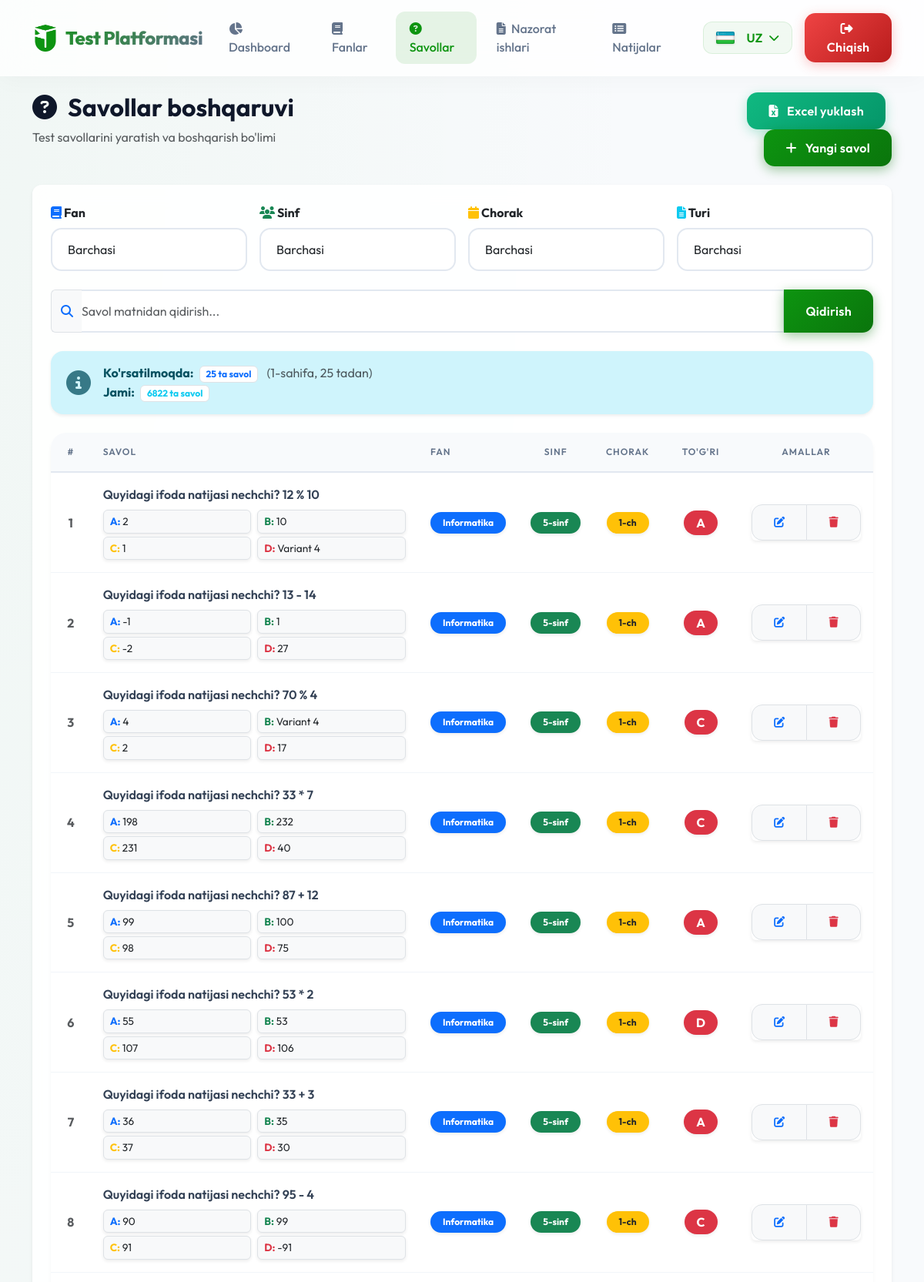
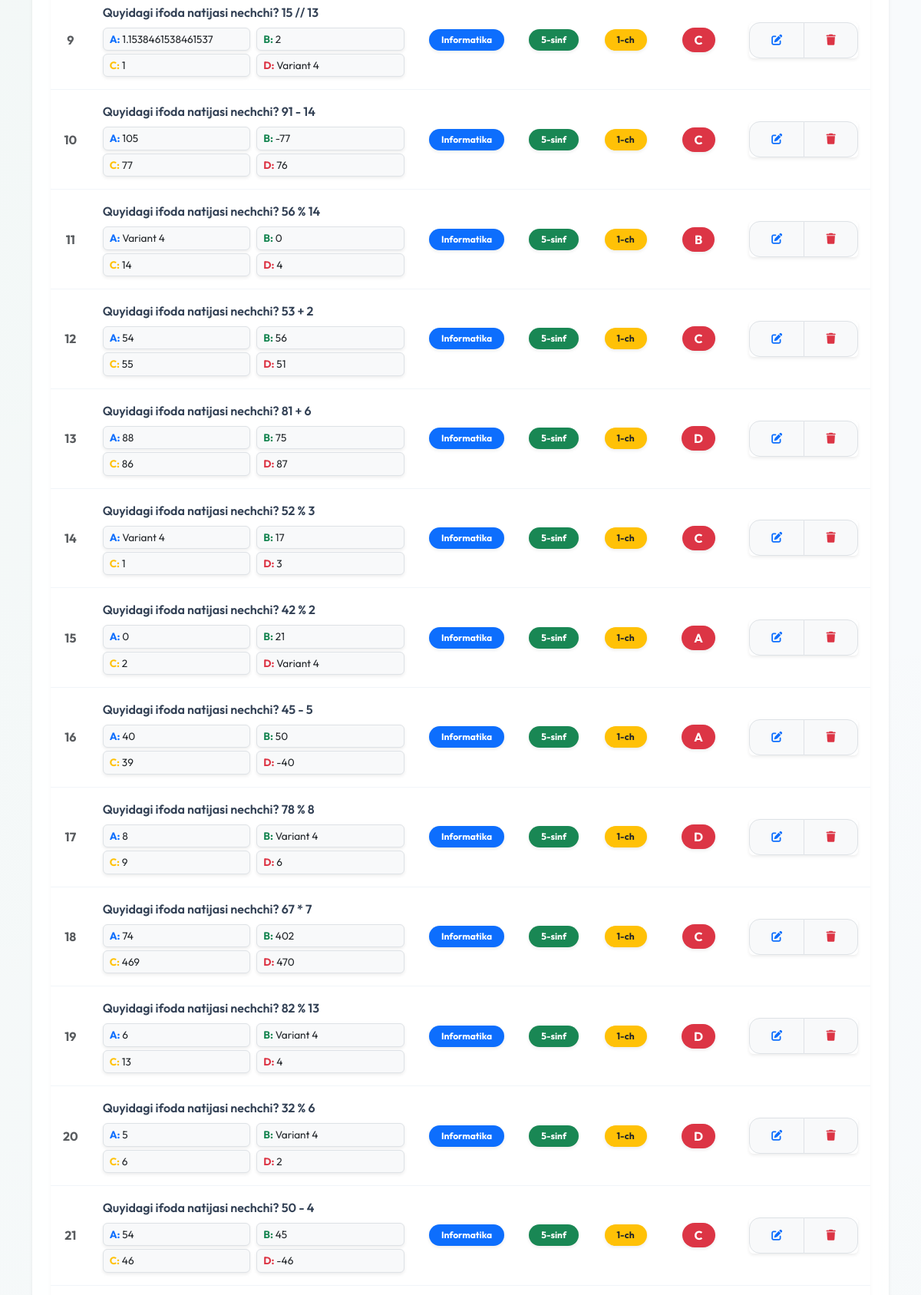
The page /admin/questions (signed in, upper part) on the database its author committed (2 pictures, top to bottom).
### models.py (models this page shows)
class Question(db.Model):
    id = db.Column(db.Integer, primary_key=True)
    subject_id = db.Column(db.Integer, db.ForeignKey('subject.id'), nullable=False)
    grade = db.Column(db.Integer, nullable=False)
    quarter = db.Column(db.Integer, nullable=False)
    difficulty = db.Column(db.Integer, default=2)
    lesson = db.Column(db.Integer, nullable=True)
    question_text = db.Column(db.Text, nullable=False)
    question_text_ru = db.Column(db.Text)
    question_text_en = db.Column(db.Text)
    option_a = db.Column(db.String(200), nullable=False)
    option_a_ru = db.Column(db.String(200))
    option_a_en = db.Column(db.String(200))
    option_b = db.Column(db.String(200), nullable=False)
    option_b_ru = db.Column(db.String(200))
    option_b_en = db.Column(db.String(200))
    option_c = db.Column(db.String(200), nullable=False)
    option_c_ru = db.Column(db.String(200))
    option_c_en = db.Column(db.String(200))
    option_d = db.Column(db.String(200), nullable=False)
    option_d_ru = db.Column(db.String(200))
    option_d_en = db.Column(db.String(200))
    correct_answer = db.Column(db.String(1), nullable=False)  # A, B, C, or D
    subject = db.relationship('Subject', backref='questions')

class Subject(db.Model):
    id = db.Column(db.Integer, primary_key=True)
    name = db.Column(db.String(50), nullable=False)
    name_ru = db.Column(db.String(50))
    name_en = db.Column(db.String(50))
    grades = db.Column(db.String(20), nullable=False)  # "5,6" yoki "7,8,9"
    is_protected = db.Column(db.Boolean, default=False) # Anti-cheat protection
    question_count = db.Column(db.Integer, default=20)
    time_limit = db.Column(db.Integer, default=30)
    show_results = db.Column(db.Boolean, default=True)
    is_visible = db.Column(db.Boolean, default=True)

### routes/admin.py (the view)
@admin_bp.route('/questions')
def questions():
    subject_id = request.args.get('subject_id', type=int)
    grade = request.args.get('grade', type=int)
    quarter = request.args.get('quarter', type=int)
    page = request.args.get('page', 1, type=int)
    per_page = 25
    query = Question.query
    if subject_id:
        query = query.filter_by(subject_id=subject_id)
    if grade:
        query = query.filter_by(grade=grade)
    if quarter:
        query = query.filter_by(quarter=quarter)
    is_control_work = request.args.get('is_control_work')
    if is_control_work == '1':
        query = query.filter(Question.control_works.any())
    elif is_control_work == '0':
        query = query.filter(~Question.control_works.any())
    search = request.args.get('search')
    if search:
        search_term = f"%{search}%"
        query = query.filter(Question.question_text.ilike(search_term))
    pagination = query.paginate(page=page, per_page=per_page, error_out=False)
    questions = pagination.items
    stats_raw = db.session.query(
        Question.subject_id,
        Question.grade,
        Question.quarter,
        func.count(Question.id)
    ).group_by(Question.subject_id, Question.grade, Question.quarter).all()
    stats_dict = {}
    for sid, grade, quarter, count in stats_raw:
        if sid not in stats_dict: stats_dict[sid] = {}
        if grade not in stats_dict[sid]: stats_dict[sid][grade] = {}
        stats_dict[sid][grade][quarter] = count
    subjects = Subject.query.all()
    return render_template('admin_questions.html',
                         questions=questions,
                         stats_dict=stats_dict,
                         pagination=pagination,
                         subjects=subjects)

### routes/admin.py (called while the page is built)
@admin_bp.before_request
def require_login():
    allowed_routes = ['admin.login', 'admin.result_delete']
    if request.endpoint != 'admin.login' and 'admin_id' not in session:
        return redirect(url_for('admin.login'))

### templates/admin_questions.html (shortened to what this page needs)
{% extends "base.html" %}
{% block content %}
<div class="container">
    <div class="row mb-4 animate-fade-in-up">
        <div class="col-md-8">
            <h2 class="fw-bold text-gradient"><i class="fas fa-question-circle me-2"></i> {{ _('Savollar boshqaruvi') }}
            </h2>
            <p class="text-muted">{{ _('Test savollarini yaratish va boshqarish bo\'limi') }}</p>
        </div>
        <div class="col-md-4 text-md-end">
            <button type="button" class="btn btn-success me-2" data-bs-toggle="modal" data-bs-target="#importModal">
                <i class="fas fa-file-excel me-2"></i> {{ _('Excel yuklash') }}
            </button>
            <a href="{{ url_for('admin.question_add') }}" class="btn btn-primary">
                <i class="fas fa-plus me-2"></i> {{ _('Yangi savol') }}
            </a>
        </div>
    </div>
    <div class="card shadow-sm border-0 animate-fade-in-up" style="border-radius: 12px; animation-delay: 0.1s;">
        <div class="card-body p-4">
            <form method="GET" class="mb-4">
                <div class="row g-3">
                    <div class="col-md-3">
                        <label class="form-label fw-bold">
                            <i class="fas fa-book text-primary"></i> {{ _('Fan') }}
                        </label>
                        <select name="subject_id" class="form-select" onchange="this.form.submit()">
                            <option value="">{{ _('Barchasi') }}</option>
                        </select>
                    </div>
                    <div class="col-md-3">
                        <label class="form-label fw-bold">
                            <i class="fas fa-users text-success"></i> {{ _('Sinf') }}
                        </label>
                        <select name="grade" class="form-select" onchange="this.form.submit()">
                            <option value="">{{ _('Barchasi') }}</option>
                        </select>
                    </div>
                    <div class="col-md-3">
                        <label class="form-label fw-bold">
                            <i class="fas fa-calendar text-warning"></i> {{ _('Chorak') }}
                        </label>
                        <select name="quarter" class="form-select" onchange="this.form.submit()">
                            <option value="">{{ _('Barchasi') }}</option>
                        </select>
                    </div>
                    <div class="col-md-3">
                        <label class="form-label fw-bold">
                            <i class="fas fa-file-alt text-info"></i> {{ _('Turi') }}
                        </label>
                        <select name="is_control_work" class="form-select" onchange="this.form.submit()">
                            <option value="">{{ _('Barchasi') }}</option>
                        </select>
                    </div>
                </div>
                <div class="row g-3 mt-2">
                    <div class="col-12">
                        <div class="input-group">
                            <span class="input-group-text bg-light text-primary border-end-0">
                                <i class="fas fa-search"></i>
                            </span>
                            <input type="text" name="search" class="form-control border-start-0 ps-0"
                                placeholder="{{ _('Savol matnidan qidirish...') }}"
                                value="{{ request.args.get('search', '') }}">
                            <button class="btn btn-primary" type="submit">
                                {{ _('Qidirish') }}
                            </button>
                        </div>
                    </div>
                </div>
            </form>
            <div class="alert alert-info mb-4 border-0 shadow-sm d-flex align-items-center">
                <i class="fas fa-info-circle fa-2x me-3 opacity-75"></i>
                <div>
                    <strong>{{ _('Ko\'rsatilmoqda') }}:</strong> <span
                        class="badge bg-white text-primary border ms-1">{{ questions|length }} ta savol</span>
                    <span class="text-muted ms-2">({{ pagination.page }}-{{ _('sahifa') }}, {{ pagination.per_page }} {{
                        _('tadan') }})</span>
                    <br>
                    <strong>{{ _('Jami') }}:</strong> <span class="badge bg-white text-info border ms-1">{{
                        pagination.total }} ta savol</span>
                </div>
            </div>
            {% if questions %}
            <div class="table-responsive">
                <table class="table table-hover align-middle mb-0">
                    <thead class="table-light">
                        <tr>
                            <th style="width: 50px;" class="text-center">#</th>
                            <th>{{ _('Savol') }}</th>
                            <th style="width: 120px;">{{ _('Fan') }}</th>
                            <th style="width: 80px;" class="text-center">{{ _('Sinf') }}</th>
                            <th style="width: 90px;" class="text-center">{{ _('Chorak') }}</th>
                            <th style="width: 100px;" class="text-center">{{ _('To\'g\'ri') }}</th>
                            <th style="width: 120px;" class="text-center">{{ _('Amallar') }}</th>
                        </tr>
                    </thead>
                    <tbody class="border-top-0">
                        {% for question in questions %}
                        <tr>
                            <td class="text-center text-muted fw-bold">{{ loop.index + (pagination.page - 1) *
                                pagination.per_page }}</td>
                            <td>
                                <div class="text-wrap fw-semibold mb-2" style="max-width: 500px;"
                                    title="{{ question.question_text }}">
                                    {{ question.question_text }}
                                </div>
                                <div class="row gx-2 gy-1" style="font-size: 0.85rem;">
                                    <div class="col-6">
                                        <div class="border rounded bg-light px-2 py-1 text-dark shadow-sm text-truncate"
                                            title="{{ question.option_a }}"><strong class="text-primary">A:</strong> {{
                                            question.option_a }}</div>
                                    </div>
                                    <div class="col-6">
                                        <div class="border rounded bg-light px-2 py-1 text-dark shadow-sm text-truncate"
                                            title="{{ question.option_b }}"><strong class="text-success">B:</strong> {{
                                            question.option_b }}</div>
                                    </div>
                                    <div class="col-6">
                                        <div class="border rounded bg-light px-2 py-1 text-dark shadow-sm text-truncate"
                                            title="{{ question.option_c }}"><strong class="text-warning">C:</strong> {{
                                            question.option_c }}</div>
                                    </div>
                                    <div class="col-6">
                                        <div class="border rounded bg-light px-2 py-1 text-dark shadow-sm text-truncate"
                                            title="{{ question.option_d }}"><strong class="text-danger">D:</strong> {{
                                            question.option_d }}</div>
                                    </div>
                                </div>
                            </td>
                            <td>
                                <span class="badge bg-primary rounded-pill px-3 py-2 shadow-sm">{{ question.subject.name
                                    }}</span>
                            </td>
                            <td class="text-center">
                                <span class="badge bg-success rounded-pill px-3 py-2 shadow-sm">{{ question.grade
                                    }}-sinf</span>
                            </td>
                            <td class="text-center">
                                <span class="badge bg-warning text-dark rounded-pill px-3 py-2 shadow-sm">{{
                                    question.quarter }}-ch</span>
                            </td>
                            <td class="text-center">
                                <span class="badge bg-danger rounded-pill px-3 py-2 shadow-sm fs-6">{{
                                    question.correct_answer }}</span>
                            </td>
                            <td class="text-center">
                                <div class="btn-group btn-group-sm shadow-sm" role="group">
                                    <a href="{{ url_for('admin.question_edit', id=question.id) }}"
                                        class="btn btn-light border" data-bs-toggle="tooltip"
                                        title="{{ _('Tahrirlash') }}">
                                        <i class="fas fa-edit text-primary"></i>
                                    </a>
                                    <button type="button" class="btn btn-light border text-danger"
                                        onclick="deleteQuestion({{ question.id }}, this)" data-bs-toggle="tooltip"
                                        title="{{ _('O\'chirish') }}">
                                        <i class="fas fa-trash"></i>
                                    </button>
                                </div>
                            </td>
                        </tr>
                        {% endfor %}
                    </tbody>
                </table>
            </div>
            {% endif %}
        </div>
    </div>
</div>
{% endblock %}

### templates/base.html (style rules this page uses)
:root { --primary: #0d9410; --primary-dark: #0a750c; --secondary: #64748b; --success: #10b981; --danger: #ef4444; --warning: #f59e0b; --dark: #0f172a; --light: #f8fafc; --glass: rgba(255, 255, 255, 0.9); --glass-border: rgba(255, 255, 255, 0.2); --shadow: 0 10px 40px -10px rgba(0, 0, 0, 0.1); }
body { font-family: 'Outfit', sans-serif; background: #f8fafc; background-image: radial-gradient(at 0% 0%, rgba(13, 148, 16, 0.03) 0px, transparent 50%), radial-gradient(at 100% 100%, rgba(13, 148, 16, 0.03) 0px, transparent 50%); background-attachment: fixed; min-height: 100vh; color: var(--dark); }
.card { background: var(--glass); backdrop-filter: blur(12px); -webkit-backdrop-filter: blur(12px); border: 1px solid rgba(255, 255, 255, 0.5); border-radius: 24px; box-shadow: var(--shadow); transition: transform 0.3s cubic-bezier(0.4, 0, 0.2, 1), box-shadow 0.3s ease; overflow: hidden; }
.btn { border-radius: 14px; padding: 12px 28px; font-weight: 600; letter-spacing: 0.3px; transition: all 0.3s cubic-bezier(0.4, 0, 0.2, 1); border: none; position: relative; overflow: hidden; }
.btn-primary { background: linear-gradient(135deg, var(--primary), var(--primary-dark)); box-shadow: 0 4px 15px rgba(10, 117, 12, 0.4); }
.btn-success { background: linear-gradient(135deg, var(--success), #059669); box-shadow: 0 4px 15px rgba(16, 185, 129, 0.3); }
.form-control, .form-select { border-radius: 14px; border: 2px solid #e2e8f0; padding: 14px 20px; font-size: 1rem; transition: all 0.3s ease; background: rgba(255, 255, 255, 0.8); }
.alert { border: none; border-radius: 16px; padding: 16px 20px; box-shadow: 0 10px 15px -3px rgba(0, 0, 0, 0.05); animation: slideInDown 0.5s cubic-bezier(0.4, 0, 0.2, 1); }
.table-responsive { border-radius: 20px; box-shadow: 0 4px 6px -1px rgba(0, 0, 0, 0.05); }
.table { background: white; margin-bottom: 0; }
.table thead th { background: #f8fafc; color: #64748b; font-weight: 600; text-transform: uppercase; font-size: 0.75rem; letter-spacing: 1px; padding: 16px; border-bottom: 2px solid #e2e8f0; }
.table tbody td { padding: 16px; vertical-align: middle; border-bottom: 1px solid #f1f5f9; color: #334155; }

### rows shown on the page
Question: question_text "Quyidagi ifoda natijasi nechchi? 12 % 10", option_a "2", option_b "10", option_c "1", option_d "Variant 4", subject.name "Informatika", grade "5", quarter "1", correct_answer "A"
Question: question_text "Quyidagi ifoda natijasi nechchi? 13 - 14", option_a "-1", option_b "1", option_c "-2", option_d "27", subject.name "Informatika", grade "5", quarter "1", correct_answer "A"
Question: question_text "Quyidagi ifoda natijasi nechchi? 70 % 4", option_a "4", option_b "Variant 4", option_c "2", option_d "17", subject.name "Informatika", grade "5", quarter "1", correct_answer "C"
Question: question_text "Quyidagi ifoda natijasi nechchi? 33 * 7", option_a "198", option_b "232", option_c "231", option_d "40", subject.name "Informatika", grade "5", quarter "1", correct_answer "C"
Question: question_text "Quyidagi ifoda natijasi nechchi? 87 + 12", option_a "99", option_b "100", option_c "98", option_d "75", subject.name "Informatika", grade "5", quarter "1", correct_answer "A"
Question: question_text "Quyidagi ifoda natijasi nechchi? 53 * 2", option_a "55", option_b "53", option_c "107", option_d "106", subject.name "Informatika", grade "5", quarter "1", correct_answer "D"
Question: question_text "Quyidagi ifoda natijasi nechchi? 33 + 3", option_a "36", option_b "35", option_c "37", option_d "30", subject.name "Informatika", grade "5", quarter "1", correct_answer "A"
Question: question_text "Quyidagi ifoda natijasi nechchi? 95 - 4", option_a "90", option_b "99", option_c "91", option_d "-91", subject.name "Informatika", grade "5", quarter "1", correct_answer "C"
Question: question_text "Quyidagi ifoda natijasi nechchi? 15 // 13", option_a "1.1538461538461537", option_b "2", option_c "1", option_d "Variant 4", subject.name "Informatika", grade "5", quarter "1", correct_answer "C"
Question: question_text "Quyidagi ifoda natijasi nechchi? 91 - 14", option_a "105", option_b "-77", option_c "77", option_d "76", subject.name "Informatika", grade "5", quarter "1", correct_answer "C"
Question: question_text "Quyidagi ifoda natijasi nechchi? 56 % 14", option_a "Variant 4", option_b "0", option_c "14", option_d "4", subject.name "Informatika", grade "5", quarter "1", correct_answer "B"
Question: question_text "Quyidagi ifoda natijasi nechchi? 53 + 2", option_a "54", option_b "56", option_c "55", option_d "51", subject.name "Informatika", grade "5", quarter "1", correct_answer "C"
Question: question_text "Quyidagi ifoda natijasi nechchi? 81 + 6", option_a "88", option_b "75", option_c "86", option_d "87", subject.name "Informatika", grade "5", quarter "1", correct_answer "D"
Question: question_text "Quyidagi ifoda natijasi nechchi? 52 % 3", option_a "Variant 4", option_b "17", option_c "1", option_d "3", subject.name "Informatika", grade "5", quarter "1", correct_answer "C"
Question: question_text "Quyidagi ifoda natijasi nechchi? 42 % 2", option_a "0", option_b "21", option_c "2", option_d "Variant 4", subject.name "Informatika", grade "5", quarter "1", correct_answer "A"
Question: question_text "Quyidagi ifoda natijasi nechchi? 45 - 5", option_a "40", option_b "50", option_c "39", option_d "-40", subject.name "Informatika", grade "5", quarter "1", correct_answer "A"
Question: question_text "Quyidagi ifoda natijasi nechchi? 78 % 8", option_a "8", option_b "Variant 4", option_c "9", option_d "6", subject.name "Informatika", grade "5", quarter "1", correct_answer "D"
Question: question_text "Quyidagi ifoda natijasi nechchi? 67 * 7", option_a "74", option_b "402", option_c "469", option_d "470", subject.name "Informatika", grade "5", quarter "1", correct_answer "C"
Question: question_text "Quyidagi ifoda natijasi nechchi? 82 % 13", option_a "6", option_b "Variant 4", option_c "13", option_d "4", subject.name "Informatika", grade "5", quarter "1", correct_answer "D"
Question: question_text "Quyidagi ifoda natijasi nechchi? 32 % 6", option_a "5", option_b "Variant 4", option_c "6", option_d "2", subject.name "Informatika", grade "5", quarter "1", correct_answer "D"
Question: question_text "Quyidagi ifoda natijasi nechchi? 50 - 4", option_a "54", option_b "45", option_c "46", option_d "-46", subject.name "Informatika", grade "5", quarter "1", correct_answer "C"

### other values the page prints
{{ questions|length }} "25"
{{ pagination.page }} "1"
{{ pagination.per_page }} "25"
{{ pagination.total }} "6822"
form field subject_id "Barchasi"
form field grade "Barchasi"
form field quarter "Barchasi"
form field is_control_work "Barchasi"
